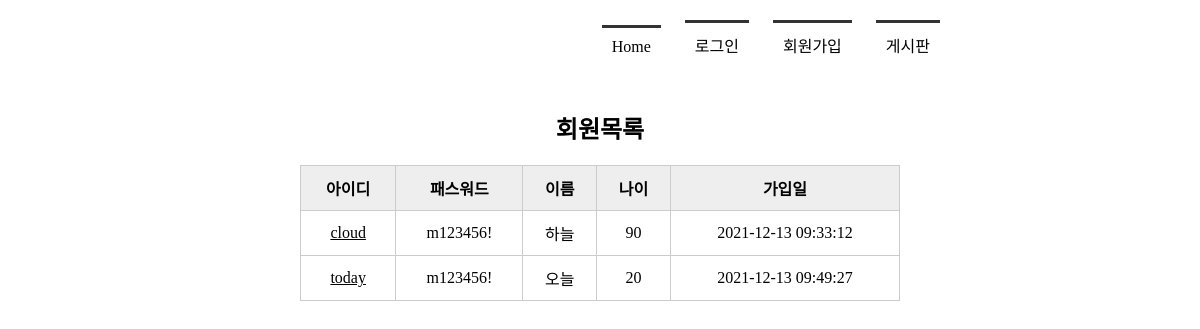
Before: /memberlist/ with the older database file.
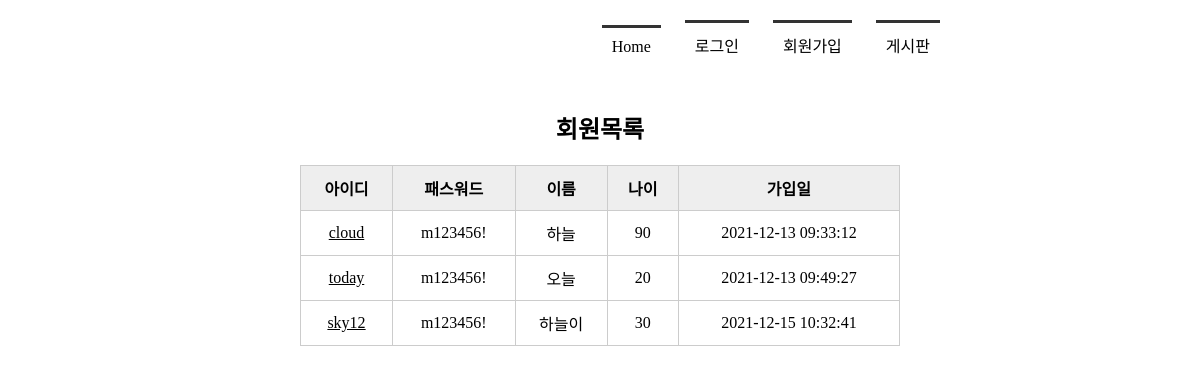
After: the same page with the newer database file.
### tables this page shows
CREATE TABLE member(
        mid CHAR(5) PRIMARY KEY,
        passwd CHAR(8) NOT NULL,
        name TEXT NOT NULL,
        age INTEGER,
        regDate TIMESTAMP DATE DEFAULT (datetime('now', 'localtime'))
    );

### app.py (the view)
@app.route('/memberlist/')
def memberlist():
    conn = getconn()
    cur = conn.cursor()
    sql = "SELECT * FROM member"
    cur.execute(sql)
    rs = cur.fetchall() #db에서 검색한 데이터
    conn.close()
    return render_template('memberlist.html', rs=rs) #가져온 데이터를 웹으로 보내줌

### app.py (called while the page is built)
def getconn():
    conn = sqlite3.connect('./memberdb.db')
    return conn

### templates/memberlist.html (shortened to what this page needs)
<!DOCTYPE html>
<html lang="ko">
<head>
    <link rel="stylesheet" href="{{ url_for('static', filename='css/style.css') }}">
</head>
<body>
    <div id="container">
        {% include 'navbar.html' %}
        <section>
            <h1>회원목록</h1>
            <table>
                <tr>
                    <th>아이디</th>
                    <th>패스워드</th>
                    <th>이름</th>
                    <th>나이</th>
                    <th>가입일</th>
                </tr>
                {% for i in rs %}
                <tr>
                    <td><a href="{{ url_for('member_view', id=i[0]) }}">{{ i[0] }}</a></td>
                    <td>{{ i[1] }}</td>
                    <td>{{ i[2] }}</td>
                    <td>{{ i[3] }}</td>
                    <td>{{ i[4] }}</td>
                </tr>
                {% endfor %}
            </table>
        </section>
    </div>
</body>
</html>

Changed rows visible on the page:
added member: mid "sky12", passwd "m123456!", name "하늘이", age "30", regDate "2021-12-15 10:32:41"
